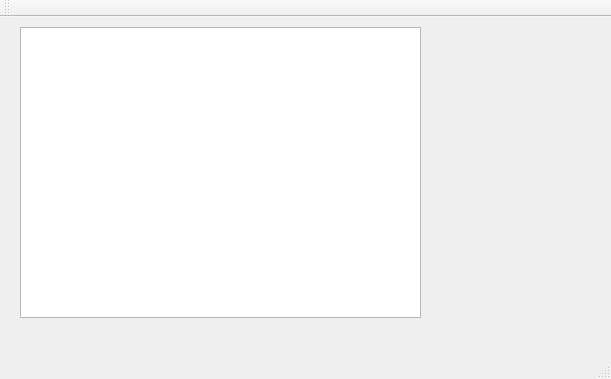
<?xml version="1.0" encoding="UTF-8"?>
<ui version="4.0">
 <class>MainWindow</class>
 <widget class="QMainWindow" name="MainWindow">
  <property name="geometry">
   <rect>
    <x>0</x>
    <y>0</y>
    <width>611</width>
    <height>379</height>
   </rect>
  </property>
  <property name="windowTitle">
   <string>MainWindow</string>
  </property>
  <widget class="QWidget" name="centralWidget">
   <widget class="QTextEdit" name="hexEdit">
    <property name="geometry">
     <rect>
      <x>20</x>
      <y>10</y>
      <width>401</width>
      <height>291</height>
     </rect>
    </property>
    <property name="html">
     <string>&lt;!DOCTYPE HTML PUBLIC &quot;-//W3C//DTD HTML 4.0//EN&quot; &quot;http://www.w3.org/TR/REC-html40/strict.dtd&quot;&gt;
&lt;html&gt;&lt;head&gt;&lt;meta name=&quot;qrichtext&quot; content=&quot;1&quot; /&gt;&lt;style type=&quot;text/css&quot;&gt;
p, li { white-space: pre-wrap; }
&lt;/style&gt;&lt;/head&gt;&lt;body style=&quot; font-family:'Cantarell'; font-size:11pt; font-weight:400; font-style:normal;&quot;&gt;
&lt;p style=&quot;-qt-paragraph-type:empty; margin-top:0px; margin-bottom:0px; margin-left:0px; margin-right:0px; -qt-block-indent:0; text-indent:0px;&quot;&gt;&lt;br /&gt;&lt;/p&gt;&lt;/body&gt;&lt;/html&gt;</string>
    </property>
   </widget>
  </widget>
  <widget class="QMenuBar" name="menuBar">
   <property name="geometry">
    <rect>
     <x>0</x>
     <y>0</y>
     <width>611</width>
     <height>27</height>
    </rect>
   </property>
  </widget>
  <widget class="QToolBar" name="mainToolBar">
   <attribute name="toolBarArea">
    <enum>TopToolBarArea</enum>
   </attribute>
   <attribute name="toolBarBreak">
    <bool>false</bool>
   </attribute>
  </widget>
  <widget class="QStatusBar" name="statusBar"/>
 </widget>
 <layoutdefault spacing="6" margin="11"/>
 <resources/>
 <connections/>
</ui>
